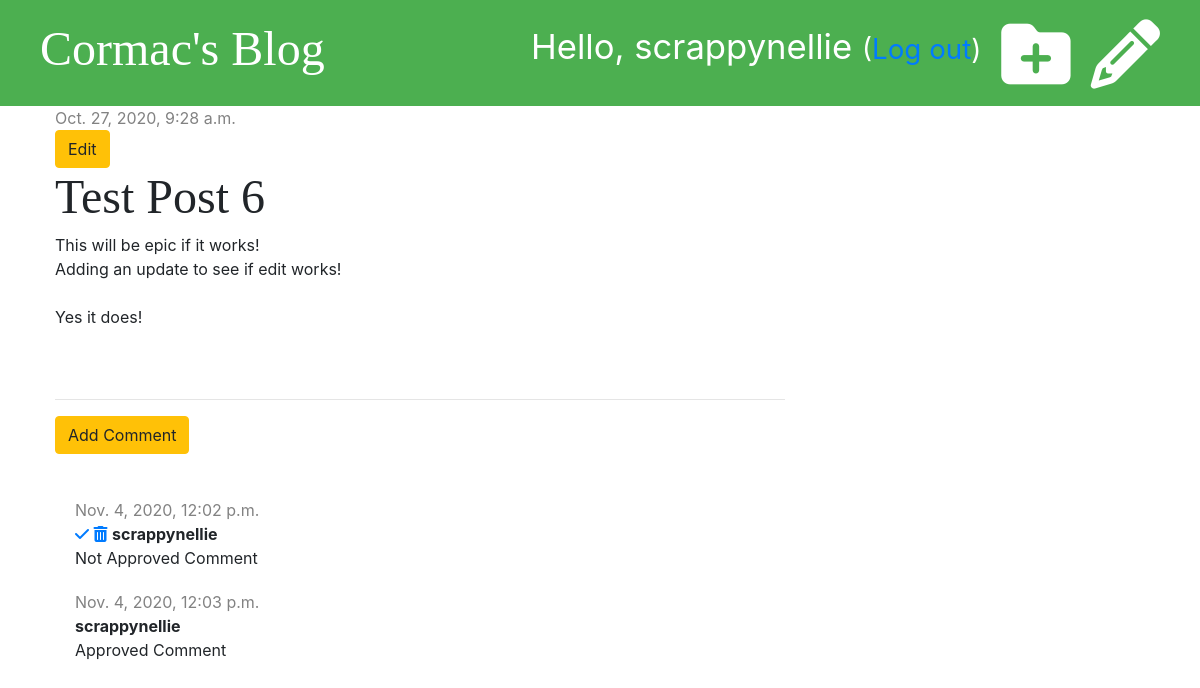
/post/6/ (signed in), run on the app's committed database.
### blog/models.py (models this page shows, shortened)
class Post(models.Model):
    author = models.ForeignKey('auth.User', on_delete=models.CASCADE)
    title = models.CharField(max_length=200)
    text = models.TextField()
    created_date = models.DateTimeField(default=timezone.now)
    published_date = models.DateTimeField(blank=True, null=True)

class Comment(models.Model):
    post = models.ForeignKey('blog.Post', on_delete=models.CASCADE, related_name='comments')
    author = models.CharField(max_length=100)
    text = models.TextField()
    created_date = models.DateTimeField(default=timezone.now)
    approved = models.BooleanField(default=False)

### blog/views.py (the view)
# urls.py: path('post/<int:pk>/', views.post_detail, name='post_detail'),
def post_detail(request, pk):
    post = get_object_or_404(Post, pk=pk)
    stuff_for_frontend = {'post': post}
    return render(request, 'blog/post_detail.html', stuff_for_frontend)

### blog/templates/blog/post_detail.html (shortened to what this page needs)
{% extends 'blog/base.html' %}
{% block content %}
    <div class="post">
        {% if post.published_date %}
            <div class="date">
                {{ post.published_date }}
            </div>
        {% else %}
            <a href="{% url 'post_publish' pk=post.pk %}" class="btn btn-warning">Publish</a>
        {% endif %}
        {% if user.is_authenticated %}
            <a href="{% url 'post_new' %}" class="top-menu"><i class="fas fa-folder-plus fa-2x"></i></a>
        {% endif %}
        {% if user.is_authenticated %}
            <a href="{% url 'post_edit' pk=post.pk %}">
                <button type="submit" class="btn btn-warning">Edit</button>
            </a>
        {% endif %}
        <h1>{{ post.title }}</h1>
        <p>{{ post.text|linebreaksbr }}</p>
    </div>
    <hr>
    <a href="{% url 'add_comment_to_post' pk=post.pk %}" class="btn btn-warning">Add Comment</a>
    <br>
    <br>
    {% for comment in post.comments.all %}
        {% if user.is_authenticated or comment.approved %}
            <div class="comment">
                <div class="date">
                    {{ comment.created_date }}
                </div>
                {% if not comment.approved and user.is_superuser %}
                    <a href="{% url 'comment_approve' pk=comment.pk %}"><i class="fas fa-check"></i></a>
                    <a href="{% url 'comment_remove' pk=comment.pk %}"><i class="fas fa-trash-alt"></i></a>
                {% endif %}
                <strong>{{ comment.author }}</strong>
                <p>{{ comment.text }}</p>
            </div>
        {% endif %}
    {% empty %}
        <p>No comments yet...</p>
    {% endfor %}
{% endblock %}

### blog/templates/blog/base.html (shortened to what this page needs)
{% load static %}
<!DOCTYPE html>
<html lang="en">
<head>
    <link rel="stylesheet" href="https://stackpath.bootstrapcdn.com/bootstrap/4.5.2/css/bootstrap.min.css">
    <link rel="stylesheet" href="{% static 'css/blog.css' %}">
</head>
<body>
<div class="page-header">
    {% if user.is_authenticated %}
        <a href="{% url 'post_draft_list' %}" class="top-menu"><i class="fas fa-pencil-alt fa-2x"></i></a>
        <a href="{% url 'post_new' %}" class="top-menu"><i class="fas fa-folder-plus fa-2x"></i></a>
    <p class="top-menu">Hello, {{ user.username }} <small>(<a href="{% url 'logout' %}">Log out</a>)</small></p>
    {% else %}
     <a href="{% url 'login' %}" class="top-menu"><i class="fas fa-file-signature fa-2x"></i></a>
    {% endif %}
    <h1><a href="{% url 'post_list' %}">Cormac's Blog</a></h1>
</div>
<div class="content container">
    <div class="row">
        <div class="col-md-8">
            {% block content %}
            {% endblock %}
        </div>
    </div>
</div>
</body>
</html>

### blog/static/css/blog.css (style rules this page uses)
.page-header { background-color: rgb(76, 175, 80); margin-top: 0; padding: 20px 20px 20px 40px; }
.page-header h1, .page-header h1 a { color: #ffffff; font-size: 36pt; text-decoration: none; }
.content { margin-left: 40px; }
h1, h2, h3, h4 { font-family: "Times New Roman", Times, serif; font-size: 48px; }
.date { color: #828282; }
.post { margin-bottom: 70px; }
.top-menu, .top-menu:hover { color: #ffffff; float: right; font-size: 26pt; margin-right: 20px; }
.comment { margin: 20px 0px 20px 20px; }

### data on the page
Post: published_date "Oct. 27, 2020, 9:28 a.m.", title "Test Post 6", text "This will be epic if it works! Adding an update to see if edit works! Yes it does!"
Comment: created_date "Nov. 4, 2020, 12:02 p.m.", approved False (drawn), author "scrappynellie", text "Not Approved Comment"
Comment: created_date "Nov. 4, 2020, 12:03 p.m.", author "scrappynellie", text "Approved Comment"

### other printed values
{{ user.username }} "scrappynellie"
